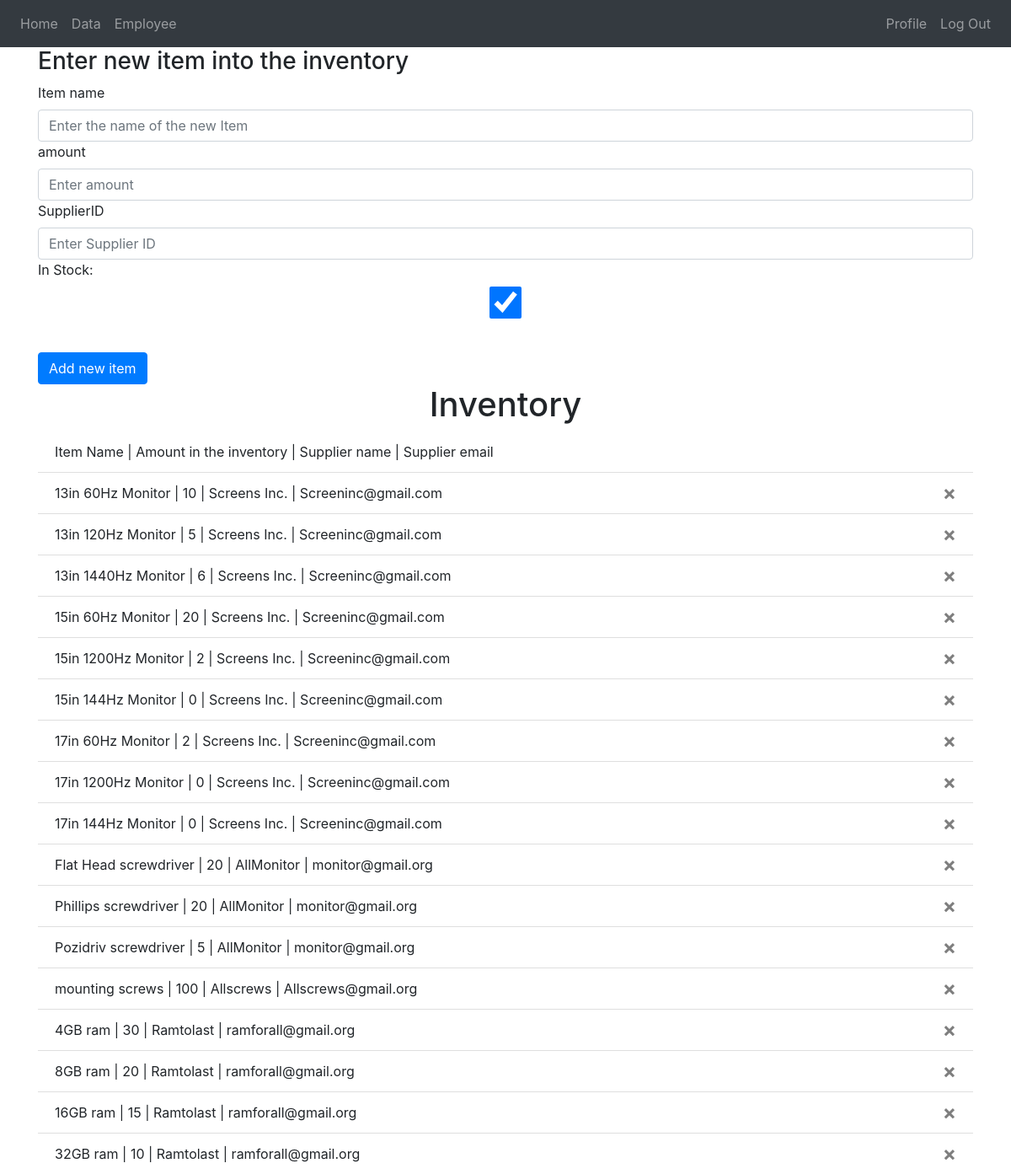
Before: /data (signed in) with the older database file.
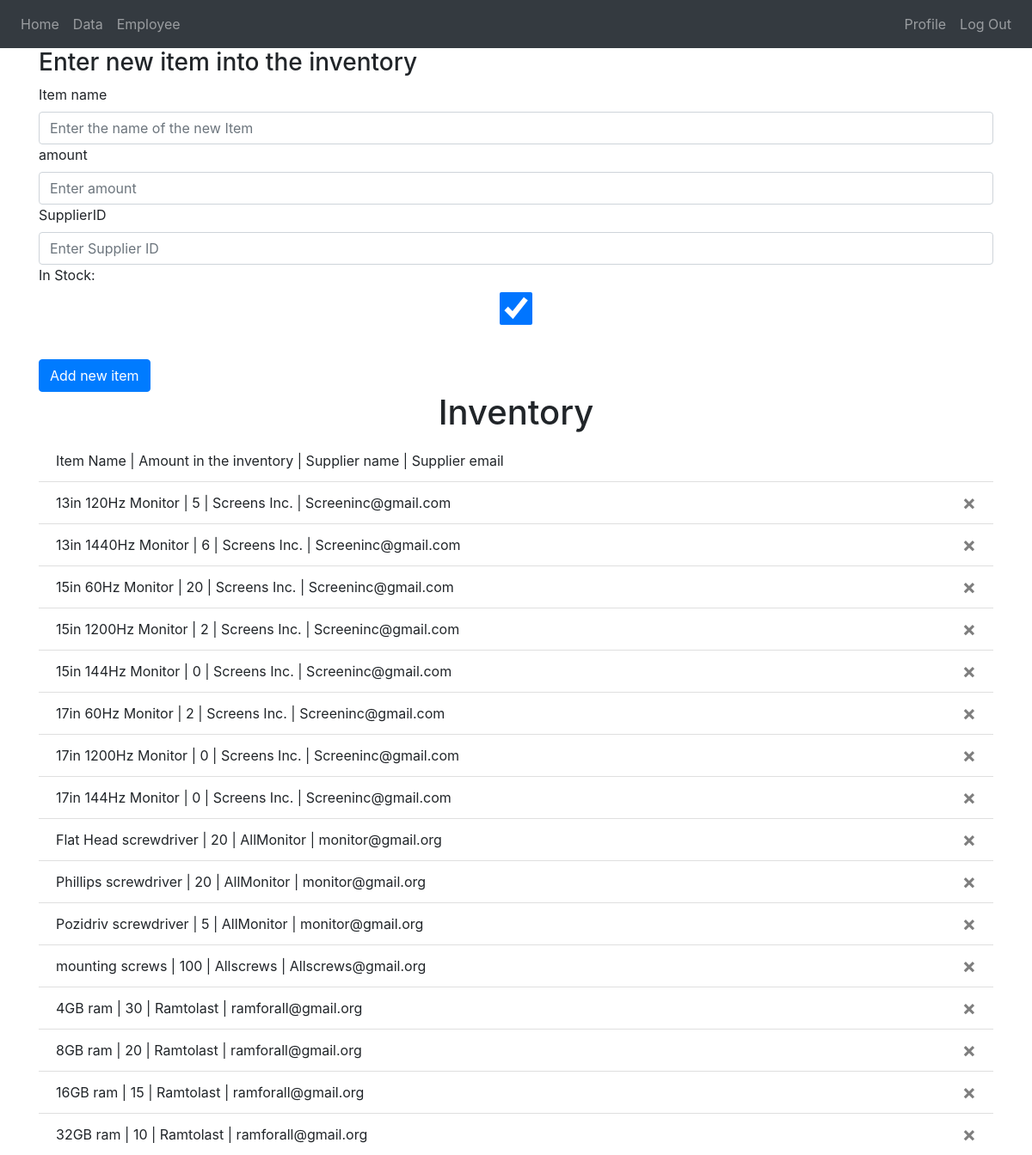
After: the same page with the newer database file.
### Website/models.py (models this page shows)
class Inventory(db.Model):
    id = db.Column(db.Integer, primary_key=True)
    name = db.Column(db.String(150), unique=True)
    amount = db.Column(db.Integer)
    supplierId = db.Column(db.Integer, db.ForeignKey('supplier.id'))
    stock = db.Column(db.Boolean)

class Supplier(db.Model):
    id = db.Column(db.Integer, primary_key=True)
    name = db.Column(db.String, unique=True)
    email = db.Column(db.String(150), unique=True)
    phone = db.Column(db.Integer, unique=True)
    address = db.Column(db.String, unique=True)

### Website/views.py (the view, shortened to what this page needs)
@views.route('/data', methods=['GET','POST'])
def data():
    employ = check_employee()
    inventories = db.session.query(Inventory, Supplier)\
                    .join(Supplier, Supplier.id == Inventory.supplierId).all()
    Shipments = db.session.query(Shipment, Inventory, Supplier)\
                    .join(Supplier, Supplier.id == Shipment.supplierId)\
                    .join(Inventory, Inventory.id == Inventory.id).all()
    acess = acess_data()
    return render_template("data.html",user = current_user,access =acess,Employee=employ,inventory=inventories,shipment=Shipments)

### Website/__init__.py (called while the page is built)
def create_app():
    app = Flask(__name__)
    app.config['SECRET_KEY'] = 'Iamstupid'
    app.config['SQLALCHEMY_DATABASE_URI'] = f'sqlite:///{DB_NAME}'
    db.init_app(app)
    from .views import views
    from .auth import auth
    app.register_blueprint(views, url_prefix = '/')
    app.register_blueprint(auth, url_prefix='/')
    from .models import User
    create_database(app)
    login_manager = LoginManager()
    login_manager.login_view = 'auth.login'
    login_manager.init_app(app)
    @login_manager.user_loader
    def load_user(id):
            return User.query.get(int(id))
    return app

### Website/views.py (called while the page is built)
def check_employee():
    Euser = Employee.query.filter_by(email=current_user.email).first()
    if Euser:
        return True
    else:
        return False

def acess_data():
    Euser = Employee.query.filter_by(email=current_user.email).first()
    if Euser.position=="Manager" or Euser.position=="Logistics":
        return True
    else:
        return False

### Website/templates/Data.html (shortened to what this page needs)
{% extends "base.html" %}
{% block content %}
{%if access%}
<form method="POST">
    <h3 align="left">Enter new item into the inventory</h3>
    <div class="form-group">
        <label for="i_name">Item name</label>
      <input
        type="text"
        class="form-control"
        id="i_name"
        name="i_name"
        placeholder="Enter the name of the new Item"
      />
      <label for="amount">amount</label>
      <input
        type="number"
        class="form-control"
        id="amount"
        name="amount"
        placeholder="Enter amount"
      />
      <label for="SupplierID">SupplierID</label>
      <input
        type="number"
        class="form-control"
        id="SupplierID"
        name="SupplierID"
        placeholder="Enter Supplier ID"
      />
      <label for="stock">In Stock:</label>
      <input
        type="checkbox"
        class="form-control"
        id="stock"
        name="stock"
        checked
      />
    </div>
    <br />
    <button type="submit" class="btn btn-primary">Add new  item</button>
</form>
{%endif%}
<h1 align="center">Inventory</h1>
<ul class="list-group list-group-flush" id="orderes">
  <li class="list-group-item">
    Item Name
    |
    Amount in the inventory
    |
    Supplier name
    |
    Supplier email
  </li>
    {% for invoy in inventory %}
    <li class="list-group-item">
      {{ invoy.Inventory.name}}
      |
      {{ invoy.Inventory.amount}}
      |
      {{ invoy.Supplier.name}}
      |
      {{ invoy.Supplier.email}}
      {%if access%}
      <button type="button" class="close" onClick="deleteitem({{invoy.Inventory.id}})">
        <span aria-hidden="true">&times;</span>
      </button>
      {%endif%}
    </li>
    {% endfor %}
  </ul>
{% endblock %}

### Website/templates/base.html (shortened to what this page needs)
<!DOCTYPE html>
<html>
  <head>
    <link
      rel="stylesheet"
      href="https://stackpath.bootstrapcdn.com/bootstrap/4.4.1/css/bootstrap.min.css"
    />
    <link
      rel="stylesheet"
      href="https://stackpath.bootstrapcdn.com/font-awesome/4.7.0/css/font-awesome.min.css"
    />
  </head>
  <body>
    <nav class="navbar navbar-expand-md navbar-dark bg-dark">
      <div class="navbar-collapse collapse w-100 order-1 order-md-0 dual-collapse2">
          <ul class="navbar-nav mr-auto">
            {%if user.is_authenticated%}
              <li class="nav-item">
                  <a class="nav-link" href="/">Home</a>
              </li>
              {%if Employee%}
                <li class="nav-item">
                    <a class="nav-link" href="/data">Data</a>
                </li>
                <li class="nav-item">
                  <a class="nav-link" href="/employee">Employee</a>
                </li>
              {%endif%}
            {%endif%}
          </ul>
      </div>
      <div class="navbar-collapse collapse w-100 order-3 dual-collapse2">
          <ul class="navbar-nav ml-auto">
              <li class="nav-item">
                {%if user.is_authenticated%}
                  <li class="nav-item">
                    <a class="nav-link" href="/profile">Profile</a>
                  </li>
                  <li class="nav-item">
                    <a class="nav-link" href="/logout">Log Out</a>
                  </li>
                {%endif%}
          </ul>
      </div>
  </nav>
    <div class="container">{% block content %} {% endblock %}</div>
  </body>
</html>

Changed rows visible on the page:
removed Inventory: Inventory.name "13in 60Hz Monitor", Inventory.amount "10", Supplier.name "Screens Inc.", Supplier.email "Screeninc@gmail.com"
